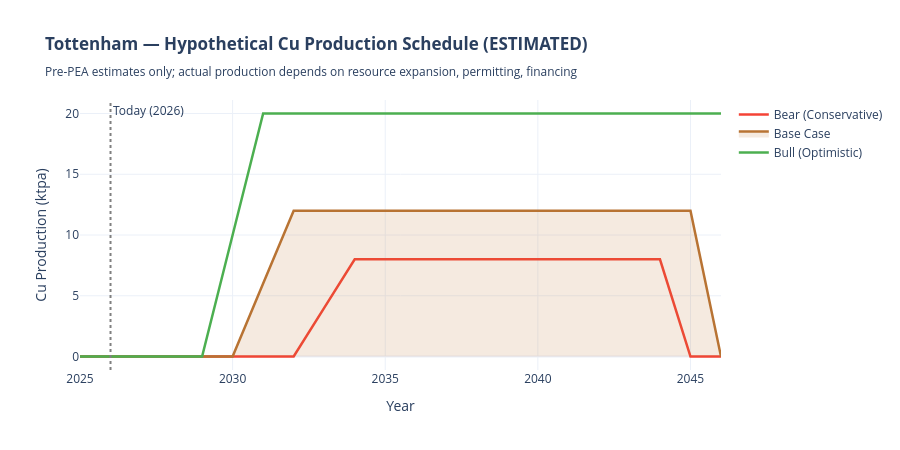

The notebook cell saved with this chart:
### Markdown cell above
## Section 4: Hypothetical Production Model (Tottenham)

> **⚠️ IMPORTANT DISCLAIMER:** All production figures below are **ESTIMATED** based on analogous 
> VMS mines in the Cobar-Girilambone belt (notably Aeris Resources' Tritton Mine). No PEA, PFS 
> or DFS has been completed for Tottenham. These scenarios are **illustrative only** and subject 
> to substantial uncertainty. Actual outcomes depend on resource expansion, metallurgy, permitting, 
> and infrastructure studies that have not yet been conducted.

**Comparable VMS Mines (Girilambone Belt):**
- Aeris Resources' **Tritton Mine** (110km NW of Tottenham): ~23ktpa Cu, C1 ~$1.40/lb, A$300M project
- Helix Resources' **CZ Copper Deposit** (adjacent to Tottenham): pre-development peer
- Constellation Resources (adjacent corridor): newly discovered, similar geology

**Assumed Scenario Parameters for Tottenham:**

| Parameter | Conservative | Base | Optimistic |
|-----------|-------------|------|------------|
| Mine scale | 8 ktpa Cu | 12 ktpa Cu | 20 ktpa Cu |
| Resource (Mt) | 9.86 (current) | 15 (expansion) | 40 (50km corridor) |
| C1 Cash Cost | $2.20/lb | $1.80/lb | $1.40/lb |
| AISC | $3.00/lb | $2.50/lb | $2.00/lb |
| First Production | 2033 | 2031 | 2030 |
| Dev Capex | $180M | $150M | $120M |
| Mine Life | 12 years | 15 years | 25+ years |

### Code cell
# ── Hypothetical Tottenham Production Schedule ────────────────────────────
proj_years = list(range(2025, 2047))
n_years = len(proj_years)

scenarios = {
    'Bear (Conservative)': {
        'start': 2033, 'ramp': 2, 'capacity_ktpa': 8,
        'c1_lb': 2.20, 'aisc_lb': 3.00, 'capex_m': 180, 'life': 12,
        'au_koz_yr': 5, 'ag_koz_yr': 50, 'color': '#F44336'
    },
    'Base Case': {
        'start': 2031, 'ramp': 2, 'capacity_ktpa': 12,
        'c1_lb': 1.80, 'aisc_lb': 2.50, 'capex_m': 150, 'life': 15,
        'au_koz_yr': 8, 'ag_koz_yr': 75, 'color': '#B87333'
    },
    'Bull (Optimistic)': {
        'start': 2030, 'ramp': 2, 'capacity_ktpa': 20,
        'c1_lb': 1.40, 'aisc_lb': 2.00, 'capex_m': 120, 'life': 22,
        'au_koz_yr': 15, 'ag_koz_yr': 125, 'color': '#4CAF50'
    },
}

fig_prod = go.Figure()
for sc_name, sc in scenarios.items():
    prod = []
    for yr in proj_years:
        if yr < sc['start']:
            prod.append(0)
        elif yr < sc['start'] + sc['ramp']:
            prod.append(sc['capacity_ktpa'] * (yr - sc['start'] + 1) / sc['ramp'])
        elif yr < sc['start'] + sc['life']:
            prod.append(sc['capacity_ktpa'])
        else:
            prod.append(0)
    fig_prod.add_trace(go.Scatter(
        x=proj_years, y=prod, name=sc_name,
        line=dict(color=sc['color'], width=2.5),
        fill='tozeroy' if sc_name == 'Base Case' else None,
        fillcolor='rgba(184,115,51,0.15)' if sc_name == 'Base Case' else None
    ))

fig_prod.add_vline(x=2026, line_dash='dot', line_color='gray',
                   annotation_text='Today (2026)')
fig_prod.update_layout(
    title="<b>Tottenham — Hypothetical Cu Production Schedule (ESTIMATED)</b><br><sub>Pre-PEA estimates only; actual production depends on resource expansion, permitting, financing</sub>",
    xaxis_title="Year", yaxis_title="Cu Production (ktpa)",
    template="plotly_white", hovermode="x unified", height=450
)
fig_prod.show()

print("ESTIMATED: All production scenarios — indicative only, no PEA/PFS completed")
print(f"Base case peak: {scenarios['Base Case']['capacity_ktpa']} ktpa Cu from ~{scenarios['Base Case']['start']}")
print(f"That's {scenarios['Base Case']['capacity_ktpa']/1000*1e6:.0f} tonnes per annum of refined copper equivalent")

### Figure 1 — Plotly figure (JSON) as saved in the notebook; plotly's stock layout.template omitted (floating-point values rounded to 4 significant figures)
{"data": [{"line": {"color": "#F44336", "width": 2.5}, "name": "Bear (Conservative)", "type": "scatter", "x": [2025, 2026, 2027, 2028, 2029, 2030, 2031, 2032, 2033, 2034, 2035, 2036, 2037, 2038, 2039, 2040, 2041, 2042, 2043, 2044, 2045, 2046], "y": [0, 0, 0, 0, 0, 0, 0, 0, 4, 8, 8, 8, 8, 8, 8, 8, 8, 8, 8, 8, 0, 0]}, {"fill": "tozeroy", "fillcolor": "rgba(184,115,51,0.15)", "line": {"color": "#B87333", "width": 2.5}, "name": "Base Case", "type": "scatter", "x": [2025, 2026, 2027, 2028, 2029, 2030, 2031, 2032, 2033, 2034, 2035, 2036, 2037, 2038, 2039, 2040, 2041, 2042, 2043, 2044, 2045, 2046], "y": [0, 0, 0, 0, 0, 0, 6, 12, 12, 12, 12, 12, 12, 12, 12, 12, 12, 12, 12, 12, 12, 0]}, {"line": {"color": "#4CAF50", "width": 2.5}, "name": "Bull (Optimistic)", "type": "scatter", "x": [2025, 2026, 2027, 2028, 2029, 2030, 2031, 2032, 2033, 2034, 2035, 2036, 2037, 2038, 2039, 2040, 2041, 2042, 2043, 2044, 2045, 2046], "y": [0, 0, 0, 0, 0, 10, 20, 20, 20, 20, 20, 20, 20, 20, 20, 20, 20, 20, 20, 20, 20, 20]}], "layout": {"annotations": [{"showarrow": false, "text": "Today (2026)", "x": 2026, "xanchor": "left", "xref": "x", "y": 1, "yanchor": "top", "yref": "y domain"}], "height": 450, "hovermode": "x unified", "shapes": [{"line": {"color": "gray", "dash": "dot"}, "type": "line", "x0": 2026, "x1": 2026, "xref": "x", "y0": 0, "y1": 1, "yref": "y domain"}], "title": {"text": "<b>Tottenham — Hypothetical Cu Production Schedule (ESTIMATED)</b><br><sub>Pre-PEA estimates only; actual production depends on resource expansion, permitting, financing</sub>"}, "xaxis": {"title": {"text": "Year"}}, "yaxis": {"title": {"text": "Cu Production (ktpa)"}}}}
